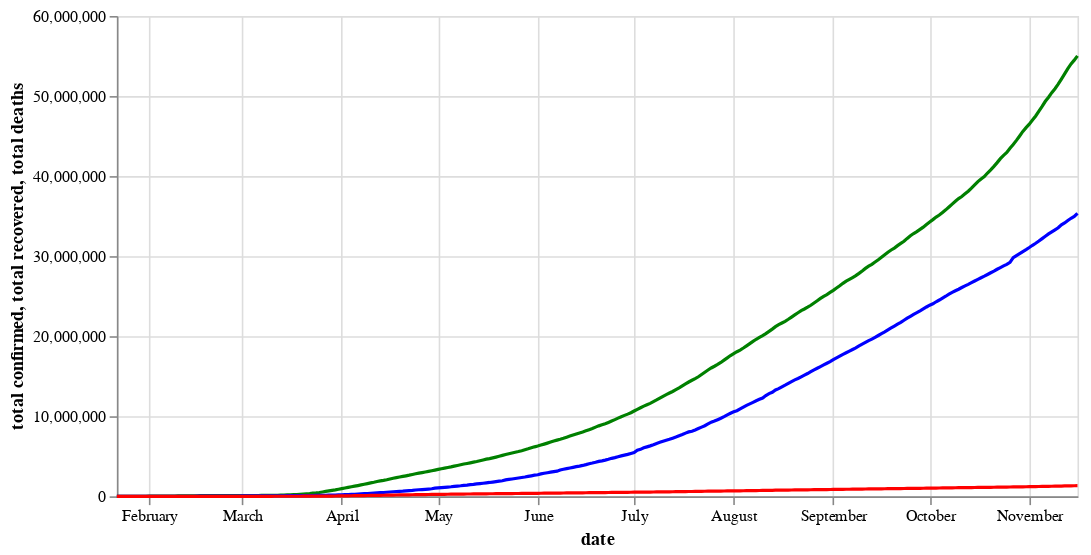

This figure's notebook cell:
### Code cell
# Plot Altair 2: Global aggregates confirmed, recovered, and deaths (Im not using this at my webapp, only for example)
source = timeseries_final

base = alt.Chart(source).encode(x='date:T')

line1 =  base.mark_line(color='green').encode(
    y='total confirmed:Q'
)


line2=  base.mark_line(color='blue').encode(
    y='total recovered:Q'
)
line3=  base.mark_line(color='red').encode(
    y='total deaths:Q'
)
(line1 + line2 + line3).properties(width=600)

### Figure 1 — Vega-Lite specification as saved in the notebook (floating-point values rounded to 4 significant figures; data arrays with more than 128 entries replaced by an {"elided": "..."} marker saying what was removed)
{"config": {"view": {"continuousWidth": 400, "continuousHeight": 300}}, "layer": [{"mark": {"type": "line", "color": "green"}, "encoding": {"x": {"type": "temporal", "field": "date"}, "y": {"type": "quantitative", "field": "total confirmed"}}}, {"mark": {"type": "line", "color": "blue"}, "encoding": {"x": {"type": "temporal", "field": "date"}, "y": {"type": "quantitative", "field": "total recovered"}}}, {"mark": {"type": "line", "color": "red"}, "encoding": {"x": {"type": "temporal", "field": "date"}, "y": {"type": "quantitative", "field": "total deaths"}}}], "data": {"name": "data-9050e07eb35b564169fcd7ec44c8faad"}, "width": 600, "$schema": "https://vega.github.io/schema/vega-lite/v4.8.1.json", "datasets": {"data-9050e07eb35b564169fcd7ec44c8faad": {"elided": "300 records"}}}
